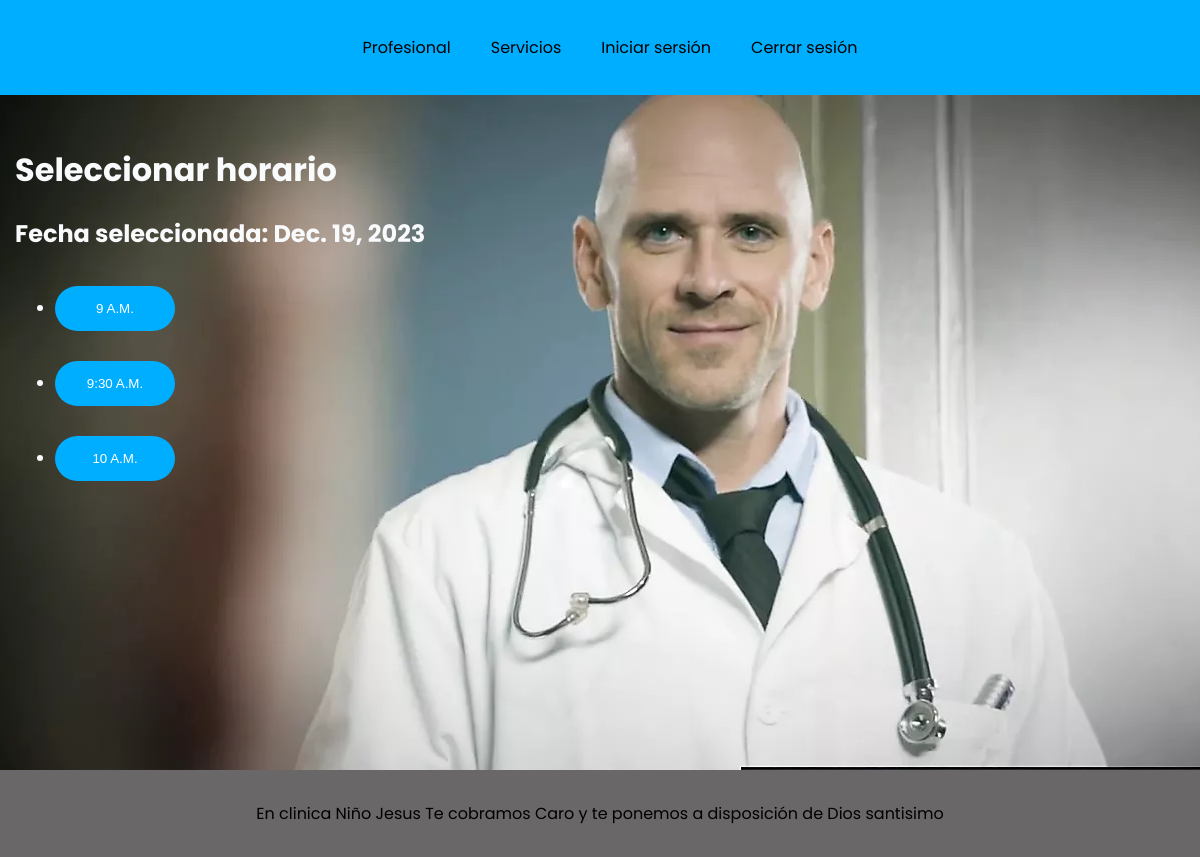
The app's page /turno/seleccionar_horario/19/1/ with its own data.
### apps/turno/models.py (models this page shows, shortened)
class Fecha(models.Model):
    fecha = models.DateField()
    servicio = models.ForeignKey(Servicio, on_delete=models.CASCADE)

class Horario(models.Model):
    horario = models.TimeField()

### apps/turno/views.py (the view)
# urls.py: path('seleccionar_horario/<int:fecha_id>/<int:profesionalservicio_id>/', SeleccionarHorarioView.as_view(), name='seleccionar_horario'),
class SeleccionarHorarioView(View):
    def get(self, request, fecha_id, profesionalservicio_id):
        fecha = Fecha.objects.get(id=fecha_id)
        horarios_ocupados_fecha = Turno.objects.filter(fecha=fecha).values('horario')
        horarios_disponibles = Horario.objects.exclude(id__in=horarios_ocupados_fecha)
        profesionalservicio = ProfesionalServicio.objects.get(id=profesionalservicio_id)
        return render(request, 'seleccionar_horario.html', {'fecha': fecha, 'horarios': horarios_disponibles, 'profesionalservicio': profesionalservicio})

### apps/turno/templates/seleccionar_horario.html (shortened to what this page needs)
{% extends 'base.html' %}
{% block content %}
  <h1>Seleccionar horario</h1>
  <h2>Fecha seleccionada: {{ fecha.fecha }}</h2>
  <ul>
    {% for horario in horarios %}
      <li>
        <form method="POST" action="{% url 'turno:confirmar_turno' fecha_id=fecha.id horario_id=horario.id profesionalservicio_id=profesionalservicio.id %}">
          <button class="borrar" type="submit">{{ horario.horario }}</button>
        </form>
      </li>
    {% endfor %}
  </ul>
{% endblock %}

### apps/static/css/style_base.css (style rules this page uses)
html { font-family: 'Alfa Slab One', cursive; font-family: 'Poppins', sans-serif; background-color: #F9Fafc; height: 100%; }
body { display: flex; flex-direction: column; justify-content: space-between; align-items: center; min-height: 100%; margin: 0; }
.borrar { margin-top: 15px; margin-bottom: 15px; padding: 15px; width: 120px; color: white; background-color: rgb(0, 174, 255); border: none; text-transform: uppercase; cursor: pointer; border-radius: 40px; }

### records on screen
Fecha: fecha "Dec. 19, 2023"
Horario: horario "9 A.M."
Horario: horario "9:30 A.M."
Horario: horario "10 A.M."
